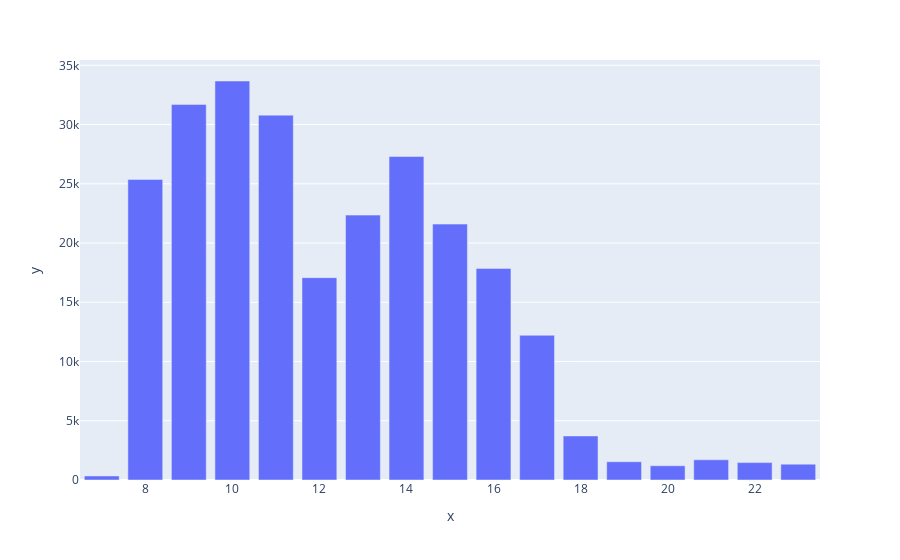

The notebook cell this image was saved under:
### Code cell
px.bar(x = train_df[train_df.target == 0].start_hour.value_counts().keys()
      , y = train_df[train_df.target == 0].start_hour.value_counts()
      )

### Figure 1 — Plotly figure (JSON) as saved in the notebook; plotly's stock layout.template omitted (floating-point values rounded to 4 significant figures)
{"data": [{"alignmentgroup": "True", "hoverlabel": {"namelength": 0}, "hovertemplate": "x=%{x}<br>y=%{y}", "legendgroup": "", "marker": {"color": "#636efa"}, "name": "", "offsetgroup": "", "orientation": "v", "showlegend": false, "textposition": "auto", "type": "bar", "x": [10, 9, 11, 14, 8, 13, 15, 16, 12, 17, 18, 21, 19, 22, 23, 20, 7], "xaxis": "x", "y": [33676, 31703, 30795, 27302, 25369, 22356, 21600, 17860, 17080, 12212, 3719, 1705, 1540, 1467, 1339, 1200, 341], "yaxis": "y"}], "layout": {"autosize": true, "barmode": "relative", "legend": {"tracegroupgap": 0}, "margin": {"t": 60}, "xaxis": {"anchor": "y", "autorange": true, "domain": [0, 1], "range": [6.5, 23.5], "title": {"text": "x"}, "type": "linear"}, "yaxis": {"anchor": "x", "autorange": true, "domain": [0, 1], "range": [0, 35450.0], "title": {"text": "y"}, "type": "linear"}}}
